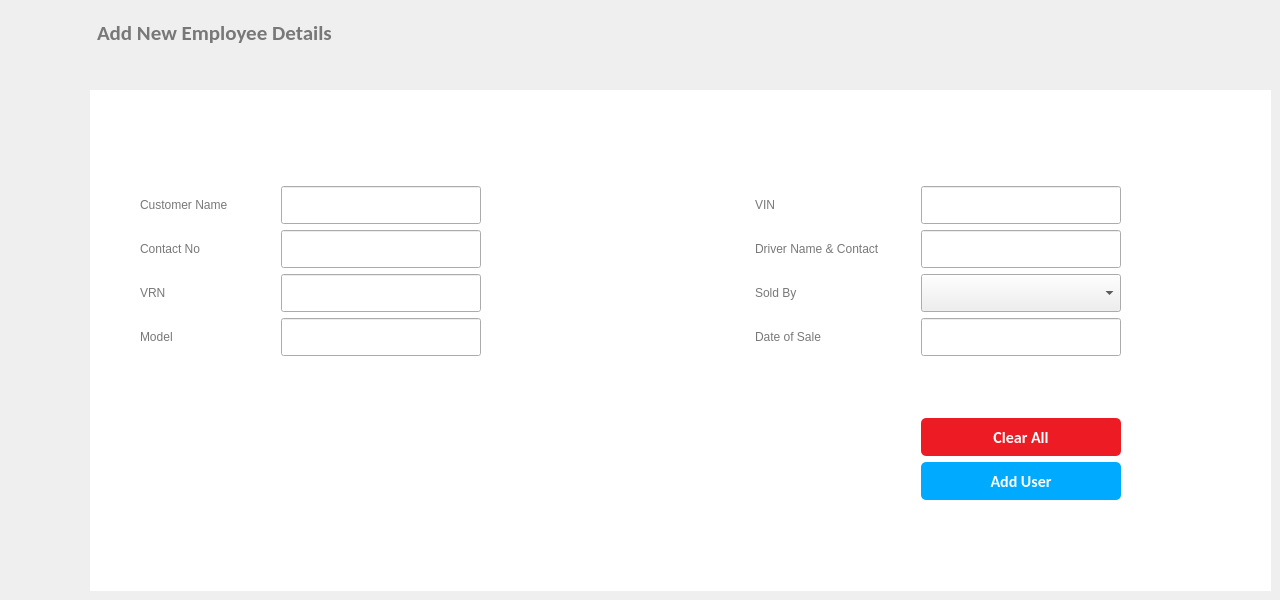
    <widget class="QWidget" name="addUser">
     <attribute name="icon">
      <iconset resource="reso.qrc">
       <normaloff>:/icons/Add User Male-100 (1).png</normaloff>:/icons/Add User Male-100 (1).png</iconset>
     </attribute>
     <attribute name="title">
      <string>Add Record</string>
     </attribute>
     <widget class="QWidget" name="layoutWidget">
      <property name="geometry">
       <rect>
        <x>11</x>
        <y>11</y>
        <width>321</width>
        <height>44</height>
       </rect>
      </property>
      <layout class="QGridLayout" name="gridLayout">
       <item row="0" column="0">
        <widget class="QLabel" name="label">
         <property name="sizePolicy">
          <sizepolicy hsizetype="Expanding" vsizetype="Expanding">
           <horstretch>0</horstretch>
           <verstretch>0</verstretch>
          </sizepolicy>
         </property>
         <property name="minimumSize">
          <size>
           <width>42</width>
           <height>42</height>
          </size>
         </property>
         <property name="maximumSize">
          <size>
           <width>42</width>
           <height>42</height>
          </size>
         </property>
         <property name="text">
          <string/>
         </property>
         <property name="pixmap">
          <pixmap resource="reso.qrc">:/icons/icons/mitsu_small.png</pixmap>
         </property>
         <property name="scaledContents">
          <bool>true</bool>
         </property>
        </widget>
       </item>
       <item row="0" column="1">
        <spacer name="horizontalSpacer_17">
         <property name="orientation">
          <enum>Qt::Horizontal</enum>
         </property>
         <property name="sizeType">
          <enum>QSizePolicy::Expanding</enum>
         </property>
         <property name="sizeHint" stdset="0">
          <size>
           <width>40</width>
           <height>20</height>
          </size>
         </property>
        </spacer>
       </item>
       <item row="0" column="2">
        <widget class="QLabel" name="addHeader">
         <property name="sizePolicy">
          <sizepolicy hsizetype="Expanding" vsizetype="Expanding">
           <horstretch>0</horstretch>
           <verstretch>0</verstretch>
          </sizepolicy>
         </property>
         <property name="font">
          <font>
           <family>Calibri</family>
           <pointsize>16</pointsize>
           <weight>75</weight>
           <bold>true</bold>
          </font>
         </property>
         <property name="styleSheet">
          <string notr="true">color: rgb(120, 120, 120);</string>
         </property>
         <property name="text">
          <string>Add New Employee Details</string>
         </property>
        </widget>
       </item>
      </layout>
     </widget>
     <widget class="QGroupBox" name="groupBox">
      <property name="geometry">
       <rect>
        <x>90</x>
        <y>90</y>
        <width>1181</width>
        <height>501</height>
       </rect>
      </property>
      <property name="sizePolicy">
       <sizepolicy hsizetype="Expanding" vsizetype="Expanding">
        <horstretch>0</horstretch>
        <verstretch>0</verstretch>
       </sizepolicy>
      </property>
      <property name="minimumSize">
       <size>
        <width>905</width>
        <height>470</height>
       </size>
      </property>
      <property name="styleSheet">
       <string notr="true">QGroupBox
{
background-color: rgb(255, 255, 255);

border:none;
}
QLabel
{

	font: 14pt &quot;Calibri&quot; ;
color: rgb(120, 120, 120);
padding-bottom: 0;

}
QLineEdit
{
border-bottom: 1px solid;
border-color: rgb(172, 172, 172);
padding: 5px;
color: rgb(0, 0, 0);

}
QLineEdit:focus
{
border-color:rgb(85, 170, 255);
border-width:1px;
border-style:solid;l
}
QPushButton#AddButton:hover
{
background-color: rgb(0, 85, 255);

}

QPushButton#AddButton:focus
{
background-color: rgb(0, 85, 255);

}
QPushButton#AddButton
{
    
	background-color: rgb(0, 170, 255);
	
	color: rgb(255, 255, 255);

	border-radius: 5px;
}
QPushButton#ClearButton
{
    
	background-color: #ED1c24;
	
	color: rgb(255, 255, 255);

	border-radius: 5px;
}
QPushButton#ClearButton:focus
{
background-color: #FD5E64;

}
QPushButton#ClearButton:hover
{
background-color: #FD5E64;

}</string>
      </property>
      <property name="title">
       <string/>
      </property>
      <property name="alignment">
       <set>Qt::AlignCenter</set>
      </property>
      <widget class="QWidget" name="layoutWidget_2">
       <property name="geometry">
        <rect>
         <x>50</x>
         <y>40</y>
         <width>981</width>
         <height>426</height>
        </rect>
       </property>
       <layout class="QGridLayout" name="gridLayout_25">
        <item row="0" column="0">
         <layout class="QGridLayout" name="gridLayout_24">
          <item row="0" column="2">
           <layout class="QVBoxLayout" name="verticalLayout_3">
            <item>
             <layout class="QHBoxLayout" name="horizontalLayout_3">
              <item>
               <widget class="QLabel" name="lastNameLabel">
                <property name="minimumSize">
                 <size>
                  <width>100</width>
                  <height>38</height>
                 </size>
                </property>
                <property name="text">
                 <string>VIN</string>
                </property>
               </widget>
              </item>
              <item>
               <spacer name="horizontalSpacer_5">
                <property name="orientation">
                 <enum>Qt::Horizontal</enum>
                </property>
                <property name="sizeHint" stdset="0">
                 <size>
                  <width>35</width>
                  <height>20</height>
                 </size>
                </property>
               </spacer>
              </item>
              <item>
               <widget class="QLineEdit" name="vin">
                <property name="enabled">
                 <bool>true</bool>
                </property>
                <property name="minimumSize">
                 <size>
                  <width>200</width>
                  <height>38</height>
                 </size>
                </property>
                <property name="font">
                 <font>
                  <family>Calibri</family>
                  <pointsize>12</pointsize>
                  <weight>50</weight>
                  <bold>false</bold>
                  <kerning>false</kerning>
                 </font>
                </property>
                <property name="styleSheet">
                 <string notr="true">QLineEdit#userName
{
border-bottom: 2px solid;
border-top: 0px;
border-color: rgb(172, 172, 172);
padding: 5px;
color: rgb(0, 0, 0);

}</string>
                </property>
                <property name="text">
                 <string/>
                </property>
                <property name="alignment">
                 <set>Qt::AlignLeading|Qt::AlignLeft|Qt::AlignVCenter</set>
                </property>
                <property name="placeholderText">
                 <string/>
                </property>
                <property name="clearButtonEnabled">
                 <bool>false</bool>
                </property>
               </widget>
              </item>
             </layout>
            </item>
            <item>
             <layout class="QHBoxLayout" name="horizontalLayout_9">
              <item>
               <widget class="QLabel" name="lastNameLabel_7">
                <property name="minimumSize">
                 <size>
                  <width>100</width>
                  <height>38</height>
                 </size>
                </property>
                <property name="text">
                 <string>Driver Name &amp; Contact</string>
                </property>
               </widget>
              </item>
              <item>
               <spacer name="horizontalSpacer_13">
                <property name="orientation">
                 <enum>Qt::Horizontal</enum>
                </property>
                <property name="sizeHint" stdset="0">
                 <size>
                  <width>35</width>
                  <height>20</height>
                 </size>
                </property>
               </spacer>
              </item>
              <item>
               <widget class="QLineEdit" name="driverNameContact">
                <property name="enabled">
                 <bool>true</bool>
                </property>
                <property name="minimumSize">
                 <size>
                  <width>200</width>
                  <height>38</height>
                 </size>
                </property>
                <property name="font">
                 <font>
                  <family>Calibri</family>
                  <pointsize>12</pointsize>
                  <weight>50</weight>
                  <bold>false</bold>
                  <kerning>false</kerning>
                 </font>
                </property>
                <property name="styleSheet">
                 <string notr="true">QLineEdit#userName
{
border-bottom: 2px solid;
border-top: 0px;
border-color: rgb(172, 172, 172);
padding: 5px;
color: rgb(0, 0, 0);

}</string>
                </property>
                <property name="text">
                 <string/>
                </property>
                <property name="alignment">
                 <set>Qt::AlignLeading|Qt::AlignLeft|Qt::AlignVCenter</set>
                </property>
                <property name="placeholderText">
                 <string/>
                </property>
                <property name="clearButtonEnabled">
                 <bool>false</bool>
                </property>
               </widget>
              </item>
             </layout>
            </item>
            <item>
             <layout class="QHBoxLayout" name="horizontalLayout_5">
              <item>
               <widget class="QLabel" name="salaryLabel_2">
                <property name="minimumSize">
                 <size>
                  <width>100</width>
                  <height>38</height>
                 </size>
                </property>
                <property name="text">
                 <string>Sold By</string>
                </property>
               </widget>
              </item>
              <item>
               <spacer name="horizontalSpacer_14">
                <property name="orientation">
                 <enum>Qt::Horizontal</enum>
                </property>
                <property name="sizeHint" stdset="0">
                 <size>
                  <width>35</width>
                  <height>20</height>
                 </size>
                </property>
               </spacer>
              </item>
              <item>
               <widget class="QComboBox" name="soldByCombo">
                <property name="minimumSize">
                 <size>
                  <width>200</width>
                  <height>38</height>
                 </size>
                </property>
                <property name="font">
                 <font>
                  <family>Calibri</family>
                  <pointsize>12</pointsize>
                 </font>
                </property>
                <property name="currentText">
                 <string/>
                </property>
               </widget>
              </item>
             </layout>
            </item>
            <item>
             <layout class="QHBoxLayout" name="horizontalLayout_6">
              <item>
               <widget class="QLabel" name="DOBLabel">
                <property name="minimumSize">
                 <size>
                  <width>100</width>
                  <height>38</height>
                 </size>
                </property>
                <property name="text">
                 <string>Date of Sale</string>
                </property>
               </widget>
              </item>
              <item>
               <spacer name="horizontalSpacer_8">
                <property name="orientation">
                 <enum>Qt::Horizontal</enum>
                </property>
                <property name="sizeHint" stdset="0">
                 <size>
                  <width>35</width>
                  <height>20</height>
                 </size>
                </property>
               </spacer>
              </item>
              <item>
               <widget class="QLineEdit" name="dateOfSale">
                <property name="enabled">
                 <bool>true</bool>
                </property>
                <property name="minimumSize">
                 <size>
                  <width>200</width>
                  <height>38</height>
                 </size>
                </property>
                <property name="font">
                 <font>
                  <family>Calibri</family>
                  <pointsize>12</pointsize>
                  <weight>50</weight>
                  <bold>false</bold>
                  <kerning>false</kerning>
                 </font>
                </property>
                <property name="styleSheet">
                 <string notr="true">QLineEdit#userName
{
border-bottom: 2px solid;
border-top: 0px;
border-color: rgb(172, 172, 172);
padding: 5px;
color: rgb(0, 0, 0);

}</string>
                </property>
                <property name="text">
                 <string/>
                </property>
                <property name="alignment">
                 <set>Qt::AlignLeading|Qt::AlignLeft|Qt::AlignVCenter</set>
                </property>
                <property name="placeholderText">
                 <string/>
                </property>
                <property name="clearButtonEnabled">
                 <bool>false</bool>
                </property>
               </widget>
              </item>
             </layout>
            </item>
           </layout>
          </item>
          <item row="0" column="1">
           <spacer name="horizontalSpacer_20">
            <property name="orientation">
             <enum>Qt::Horizontal</enum>
            </property>
            <property name="sizeHint" stdset="0">
             <size>
              <width>40</width>
              <height>20</height>
             </size>
            </property>
           </spacer>
          </item>
          <item row="0" column="0">
           <layout class="QVBoxLayout" name="verticalLayout_2">
            <item>
             <layout class="QHBoxLayout" name="horizontalLayout">
              <item>
               <widget class="QLabel" name="firstNameLabel">
                <property name="minimumSize">
                 <size>
                  <width>100</width>
                  <height>38</height>
                 </size>
                </property>
                <property name="text">
                 <string>Customer Name</string>
                </property>
               </widget>
              </item>
              <item>
               <spacer name="horizontalSpacer_3">
                <property name="orientation">
                 <enum>Qt::Horizontal</enum>
                </property>
                <property name="sizeHint" stdset="0">
                 <size>
                  <width>35</width>
                  <height>20</height>
                 </size>
                </property>
               </spacer>
              </item>
              <item>
               <widget class="QLineEdit" name="customerName">
                <property name="enabled">
                 <bool>true</bool>
                </property>
                <property name="minimumSize">
                 <size>
                  <width>200</width>
                  <height>38</height>
                 </size>
                </property>
                <property name="font">
                 <font>
                  <family>Calibri</family>
                  <pointsize>12</pointsize>
                  <weight>50</weight>
                  <bold>false</bold>
                  <kerning>false</kerning>
                 </font>
                </property>
                <property name="styleSheet">
                 <string notr="true"/>
                </property>
                <property name="inputMask">
                 <string/>
                </property>
                <property name="text">
                 <string/>
                </property>
                <property name="alignment">
                 <set>Qt::AlignLeading|Qt::AlignLeft|Qt::AlignVCenter</set>
                </property>
                <property name="placeholderText">
                 <string/>
                </property>
                <property name="clearButtonEnabled">
                 <bool>false</bool>
                </property>
               </widget>
              </item>
             </layout>
            </item>
            <item>
             <layout class="QHBoxLayout" name="horizontalLayout_2">
              <item>
               <widget class="QLabel" name="phoneLabel">
                <property name="minimumSize">
                 <size>
                  <width>100</width>
                  <height>38</height>
                 </size>
                </property>
                <property name="text">
                 <string>Contact No</string>
                </property>
               </widget>
              </item>
              <item>
               <spacer name="horizontalSpacer_4">
                <property name="orientation">
                 <enum>Qt::Horizontal</enum>
                </property>
                <property name="sizeHint" stdset="0">
                 <size>
                  <width>35</width>
                  <height>20</height>
                 </size>
                </property>
               </spacer>
              </item>
              <item>
               <widget class="QLineEdit" name="contactNo">
                <property name="enabled">
                 <bool>true</bool>
                </property>
                <property name="minimumSize">
                 <size>
                  <width>200</width>
                  <height>38</height>
                 </size>
                </property>
                <property name="font">
                 <font>
                  <family>Calibri</family>
                  <pointsize>12</pointsize>
                  <weight>50</weight>
                  <bold>false</bold>
                  <kerning>false</kerning>
                 </font>
                </property>
                <property name="styleSheet">
                 <string notr="true">QLineEdit#userName
{
border-bottom: 2px solid;
border-top: 0px;
border-color: rgb(172, 172, 172);
padding: 5px;
color: rgb(0, 0, 0);

}</string>
                </property>
                <property name="inputMask">
                 <string/>
                </property>
                <property name="text">
                 <string/>
                </property>
                <property name="alignment">
                 <set>Qt::AlignLeading|Qt::AlignLeft|Qt::AlignVCenter</set>
                </property>
                <property name="placeholderText">
                 <string/>
                </property>
                <property name="clearButtonEnabled">
                 <bool>false</bool>
                </property>
               </widget>
              </item>
             </layout>
            </item>
            <item>
             <layout class="QGridLayout" name="gridLayout_23">
              <item row="0" column="1">
               <spacer name="horizontalSpacer_6">
                <property name="orientation">
                 <enum>Qt::Horizontal</enum>
                </property>
                <property name="sizeHint" stdset="0">
                 <size>
                  <width>35</width>
                  <height>20</height>
                 </size>
                </property>
               </spacer>
              </item>
              <item row="0" column="2">
               <layout class="QVBoxLayout" name="verticalLayout">
                <item>
                 <widget class="QLineEdit" name="vrn">
                  <property name="enabled">
                   <bool>true</bool>
                  </property>
                  <property name="minimumSize">
                   <size>
                    <width>200</width>
                    <height>38</height>
                   </size>
                  </property>
                  <property name="font">
                   <font>
                    <family>Calibri</family>
                    <pointsize>12</pointsize>
                    <weight>50</weight>
                    <bold>false</bold>
                    <kerning>false</kerning>
                   </font>
                  </property>
                  <property name="styleSheet">
                   <string notr="true">QLineEdit#userName
{
border-bottom: 2px solid;
border-top: 0px;
border-color: rgb(172, 172, 172);
padding: 5px;
color: rgb(0, 0, 0);

}</string>
                  </property>
                  <property name="text">
                   <string/>
                  </property>
                  <property name="alignment">
                   <set>Qt::AlignLeading|Qt::AlignLeft|Qt::AlignVCenter</set>
                  </property>
                  <property name="placeholderText">
                   <string/>
                  </property>
                  <property name="clearButtonEnabled">
                   <bool>false</bool>
                  </property>
                 </widget>
                </item>
               </layout>
              </item>
              <item row="0" column="0">
               <widget class="QLabel" name="addressLabel">
                <property name="minimumSize">
                 <size>
                  <width>100</width>
                  <height>38</height>
                 </size>
                </property>
                <property name="text">
                 <string>VRN</string>
                </property>
               </widget>
              </item>
             </layout>
            </item>
            <item>
             <layout class="QHBoxLayout" name="horizontalLayout_8">
              <item>
               <widget class="QLabel" name="salaryLabel">
                <property name="minimumSize">
                 <size>
                  <width>100</width>
                  <height>0</height>
                 </size>
                </property>
                <property name="text">
                 <string>Model</string>
                </property>
               </widget>
              </item>
              <item>
               <spacer name="horizontalSpacer_11">
                <property name="orientation">
                 <enum>Qt::Horizontal</enum>
                </property>
                <property name="sizeHint" stdset="0">
                 <size>
                  <width>35</width>
                  <height>20</height>
                 </size>
                </property>
               </spacer>
              </item>
              <item>
               <widget class="QLineEdit" name="model">
                <property name="enabled">
                 <bool>true</bool>
                </property>
                <property name="minimumSize">
                 <size>
                  <width>200</width>
                  <height>38</height>
                 </size>
                </property>
                <property name="font">
                 <font>
                  <family>Calibri</family>
                  <pointsize>12</pointsize>
                  <weight>50</weight>
                  <bold>false</bold>
                  <kerning>false</kerning>
                 </font>
                </property>
                <property name="styleSheet">
                 <string notr="true">QLineEdit#userName
{
border-bottom: 2px solid;
border-top: 0px;
border-color: rgb(172, 172, 172);
padding: 5px;
color: rgb(0, 0, 0);

}</string>
                </property>
                <property name="inputMethodHints">
                 <set>Qt::ImhDigitsOnly</set>
                </property>
                <property name="text">
                 <string/>
                </property>
                <property name="alignment">
                 <set>Qt::AlignLeading|Qt::AlignLeft|Qt::AlignVCenter</set>
                </property>
                <property name="placeholderText">
                 <string/>
                </property>
                <property name="clearButtonEnabled">
                 <bool>false</bool>
                </property>
               </widget>
              </item>
             </layout>
            </item>
           </layout>
          </item>
         </layout>
        </item>
        <item row="1" column="0">
         <layout class="QVBoxLayout" name="verticalLayout_4">
          <item>
           <layout class="QHBoxLayout" name="horizontalLayout_11">
            <item>
             <spacer name="horizontalSpacer_12">
              <property name="orientation">
               <enum>Qt::Horizontal</enum>
              </property>
              <property name="sizeType">
               <enum>QSizePolicy::Expanding</enum>
              </property>
              <property name="sizeHint" stdset="0">
               <size>
                <width>45</width>
                <height>17</height>
               </size>
              </property>
             </spacer>
            </item>
            <item>
             <widget class="QPushButton" name="ClearButton">
              <property name="minimumSize">
               <size>
                <width>200</width>
                <height>38</height>
               </size>
              </property>
              <property name="font">
               <font>
                <family>Calibri</family>
                <pointsize>12</pointsize>
                <weight>75</weight>
                <bold>true</bold>
               </font>
              </property>
              <property name="styleSheet">
               <string notr="true"/>
              </property>
              <property name="text">
               <string>Clear All</string>
              </property>
              <property name="checkable">
               <bool>false</bool>
              </property>
              <property name="checked">
               <bool>false</bool>
              </property>
              <property name="autoDefault">
               <bool>true</bool>
              </property>
              <property name="default">
               <bool>true</bool>
              </property>
              <property name="flat">
               <bool>false</bool>
              </property>
             </widget>
            </item>
           </layout>
          </item>
          <item>
           <layout class="QHBoxLayout" name="horizontalLayout_10">
            <item>
             <spacer name="horizontalSpacer_10">
              <property name="orientation">
               <enum>Qt::Horizontal</enum>
              </property>
              <property name="sizeHint" stdset="0">
               <size>
                <width>368</width>
                <height>20</height>
               </size>
              </property>
             </spacer>
            </item>
            <item>
             <widget class="QPushButton" name="AddButton">
              <property name="minimumSize">
               <size>
                <width>200</width>
                <height>38</height>
               </size>
              </property>
              <property name="font">
               <font>
                <family>Calibri</family>
                <pointsize>12</pointsize>
                <weight>75</weight>
                <bold>true</bold>
               </font>
              </property>
              <property name="styleSheet">
               <string notr="true"/>
              </property>
              <property name="text">
               <string>Add User</string>
              </property>
              <property name="checkable">
               <bool>false</bool>
              </property>
              <property name="checked">
               <bool>false</bool>
              </property>
              <property name="autoDefault">
               <bool>true</bool>
              </property>
              <property name="default">
               <bool>true</bool>
              </property>
              <property name="flat">
               <bool>false</bool>
              </property>
             </widget>
            </item>
           </layout>
          </item>
         </layout>
        </item>
       </layout>
      </widget>
     </widget>
    </widget>
